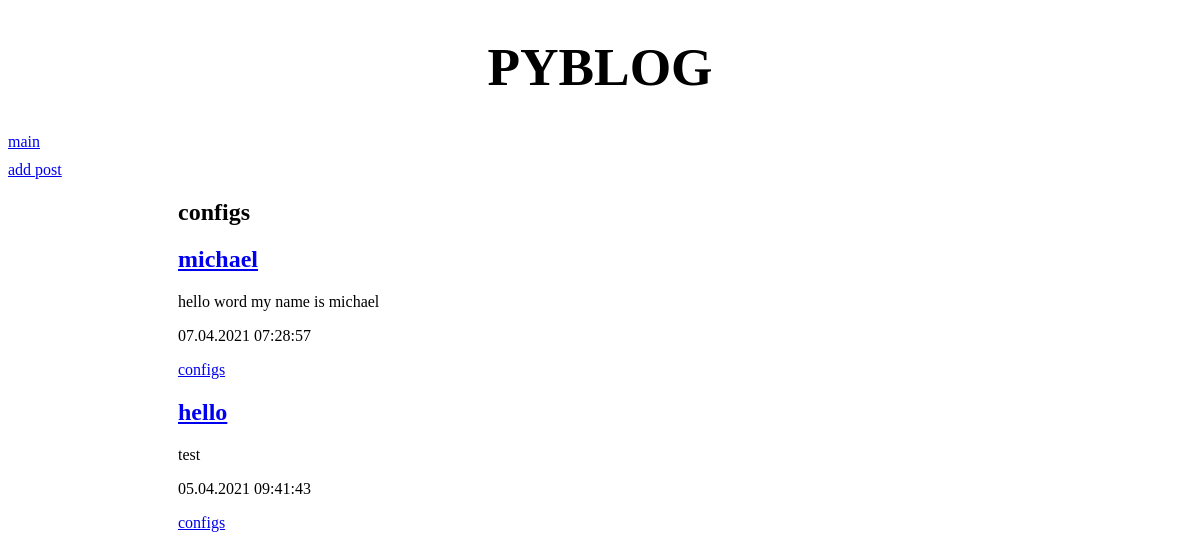
The page /configs/ on the database as committed earlier.
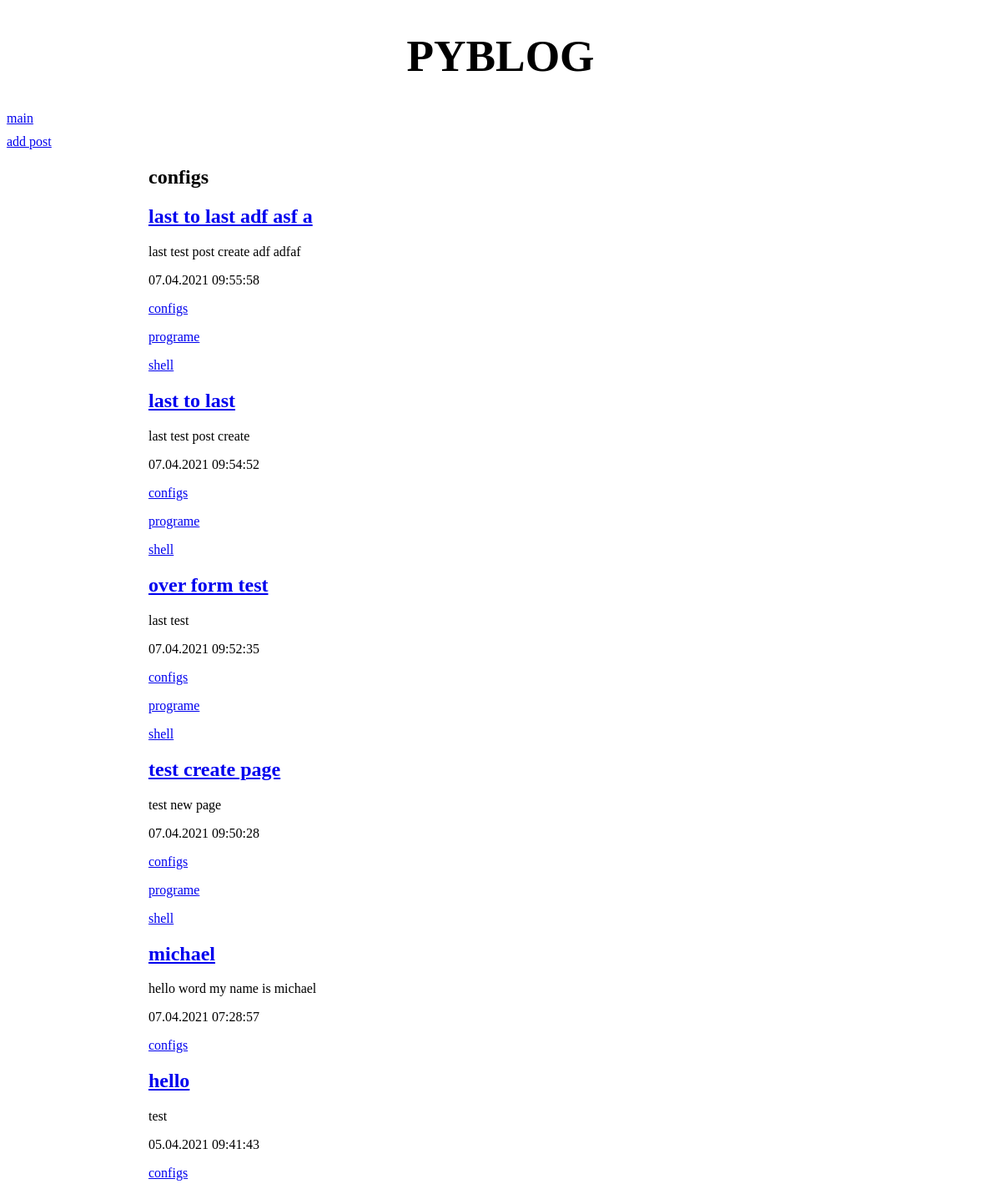
The same page on the database as committed later.
### blog/models.py (models this page shows, shortened)
class Teg(models.Model):
    name = models.CharField(max_length= 40,unique=True,
                            verbose_name = 'teg_name')
    class Meta:
        verbose_name_plural = 'tegs'
        verbose_name = 'teg'
        ordering = ['name']

class Post(models.Model):
    title = models.CharField(max_length = 50,verbose_name='sobject',blank=True)
    content = models.TextField(blank=True,null=True,verbose_name='text')
    published = models.DateTimeField(auto_now_add=True,db_index=True,verbose_name='date')
    tegs = models.ManyToManyField('Teg')
    class Meta:
        unique_together = ('title','content')   #unique title + contetn
        default_related_name = 'posts'          #include post_set
        verbose_name_plural = 'Posts'
        verbose_name = 'Post'
        ordering = ['-published']

### blog/views.py (the view)
# urls.py: path('<str:teg_name>/',PostByTegView.as_view(),name='by_teg'),
class PostByTegView(ListView):
    template_name = 'blog/posts_by_teg.html'
    context_object_name = 'posts'
    def get_queryset(self):
        return Post.objects.filter(tegs__name=self.kwargs['teg_name'])
    def get_context_data(self,**kwargs):
        context = super().get_context_data(**kwargs)
        context['teg_name']=self.kwargs['teg_name']
        return context

### blog/templates/blog/posts_by_teg.html
{% extends "layout/basic.html" %}
{% block content %}
<h2>{{ teg_name }}</h2>
	{% for post in posts %}
	<div>
				<h2><a href="{% url "postdetail" pk=post.pk %}">{{ post.title }}</a></h2>
				<p>{{ post.content }}</p>
				<p>{{ post.published|date:"d.m.Y H:i:s" }}</p>
				{% for teg in post.tegs.all %}
					<p><a href="{% url 'by_teg' teg.name %}">{{ teg.name }}</a></p>
				{% endfor %}
	</div>
	{% endfor %}
{% endblock %}

### blog/templates/layout/basic.html (shortened to what this page needs)
{% load static %}
<!DOCTYPE html>
<html>
	<head>
		<link rel="stylesheet" type="text/css"
		href="{% static 'blog/style.css' %}">
	</head>
	<body>
		<header>
			<h1>PyBlog</h1>
		</header>
		<nav>
			<a href="{% url "main" %}">main</a>
			<a href="{% url "postcreate" %}"> add post </a>
		</nav>
		<section>
		{% block content %}
		{% endblock %}
		</section>
	</body>
</html>

### blog/static/blog/style.css (style rules this page uses)
header h1 { font-size: 40pt; text-transform: uppercase; text-align: center; }
nav a { display: block; margin: 10px 0px; }
section { margin-left: 170px; }

Rows that differ between the two databases and show on the page:
added Post: title "last to last adf asf a", content "last test post create adf adfaf", published "07.04.2021 09:55:58", Teg (name "configs")
now on this page (row unchanged): Teg: name "programe"
now on this page (row unchanged): Teg: name "shell"
added Post: title "last to last", content "last test post create", published "07.04.2021 09:54:52", Teg (name "configs")
added Post: title "over form test", content "last test", published "07.04.2021 09:52:35", Teg (name "configs")
added Post: title "test create page", content "test new page", published "07.04.2021 09:50:28", Teg (name "configs")
